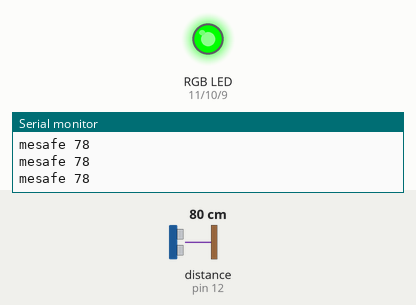
The sketch below on a simulated Arduino Uno, built with avr-gcc and run on an emulated ATmega328P. Shown: an RGB LED mixed from three pins (HIGH = lit), the last lines printed to the serial monitor. Wiring (inferred from the names in the program): ultrasonic range finder: trigger pin 13; echo pin 12. Inputs (shaded band) come from the test bench; at power-on: distance to the obstacle (sensor on pin 12) 80 cm. The echo pulse lasts 58.3 µs per cm; pins used as bus, display or sensor lines are not drawn.

Above: at 1.2 s.
1.3 s: distance to the obstacle (sensor on pin 12) set to 75 cm
2.8 s: distance to the obstacle (sensor on pin 12) set to 69 cm
At 3.9 s:
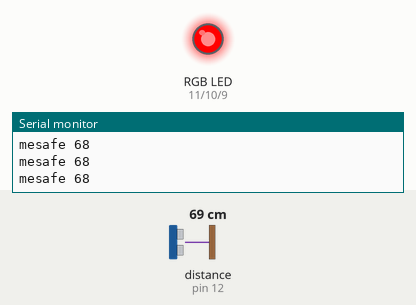
4.3 s: distance to the obstacle (sensor on pin 12) set to 299 cm
At 5.5 s:
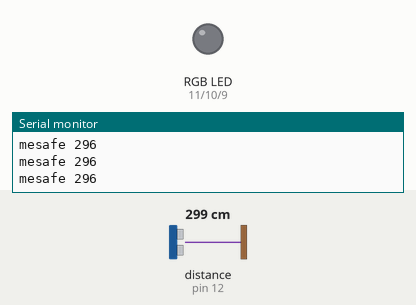
5.8 s: distance to the obstacle (sensor on pin 12) set to 205 cm
7.3 s: distance to the obstacle (sensor on pin 12) set to 197 cm
At 7.7 s:
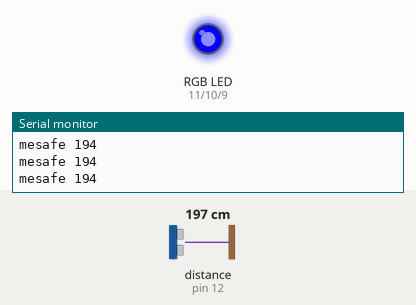
8.8 s: distance to the obstacle (sensor on pin 12) set to 147 cm
10.3 s: distance to the obstacle (sensor on pin 12) set to 140 cm
At 11.4 s:
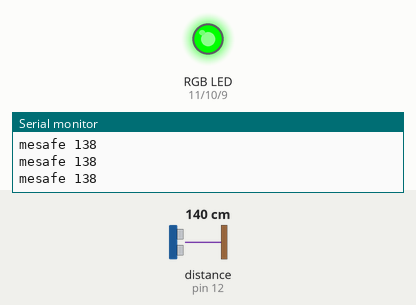
Timing chart, 0 to 12.8 s (numbered marks = the images above; inputs shaded):
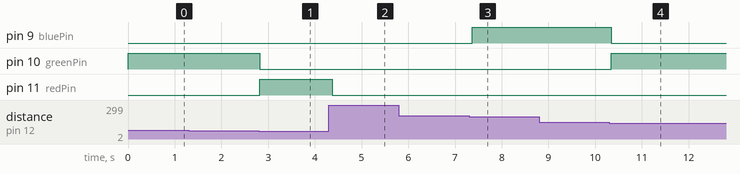

The sketch:

mesafe_sensoru_rgb.ino
```cpp
#define trigPin 13
#define echoPin 12
#define redPin 11
#define greenPin 10
#define bluePin 9

long duration;
int distance;

void setup() {
  pinMode(trigPin, OUTPUT);
  pinMode(echoPin, INPUT);
  pinMode(redPin, OUTPUT);
  pinMode(greenPin, OUTPUT);
  pinMode(bluePin, OUTPUT);
  Serial.begin(9600);
}

void loop() {
  // Trigger the ultrasonic sensor
  digitalWrite(trigPin, LOW);
  delayMicroseconds(2);
  digitalWrite(trigPin, HIGH);
  delayMicroseconds(10);
  digitalWrite(trigPin, LOW);

  // Calculate the distance
  duration = pulseIn(echoPin, HIGH);
  distance = duration * 0.034 / 2;

  Serial.print("mesafe ");
  Serial.println(distance);

  // Control the RGB LED based on distance
  if (distance <= 70) {
    digitalWrite(redPin, HIGH);
    digitalWrite(greenPin, LOW);
    digitalWrite(bluePin, LOW);
  }

  else if (distance <= 140) {
    digitalWrite(redPin, LOW);
    digitalWrite(greenPin, HIGH);
    digitalWrite(bluePin, LOW);
  }

  else if (distance <= 200) {
    digitalWrite(redPin, LOW);
    digitalWrite(greenPin, LOW);
    digitalWrite(bluePin, HIGH);
  }

  else {
    digitalWrite(redPin, LOW);
    digitalWrite(greenPin, LOW);
    digitalWrite(bluePin, LOW); // Turn off LED if distance is out of range
  }

  delay(50); // Update readings every 50 milliseconds
}
```

Measured:
- the behaviour switches between 72 and 71 cm on distance to the obstacle (sensor on pin 12) (found by bisection; images 0 and 1)
- the behaviour switches between 203 and 202 cm on distance to the obstacle (sensor on pin 12) (found by bisection; images 2 and 3)
- the behaviour switches between 143 and 142 cm on distance to the obstacle (sensor on pin 12) (found by bisection; images 3 and 4)
- after the input at 2.8 s, pin 10 (greenPin): HIGH → LOW at once; pin 11 (redPin): LOW → HIGH at once
- after the input at 4.3 s, pin 11 (redPin): HIGH → LOW after 0.07 s
- after the input at 7.3 s, pin 9 (bluePin): LOW → HIGH after 0.07 s
- after the input at 10.3 s, pin 9 (bluePin): HIGH → LOW at once; pin 10 (greenPin): LOW → HIGH at once
